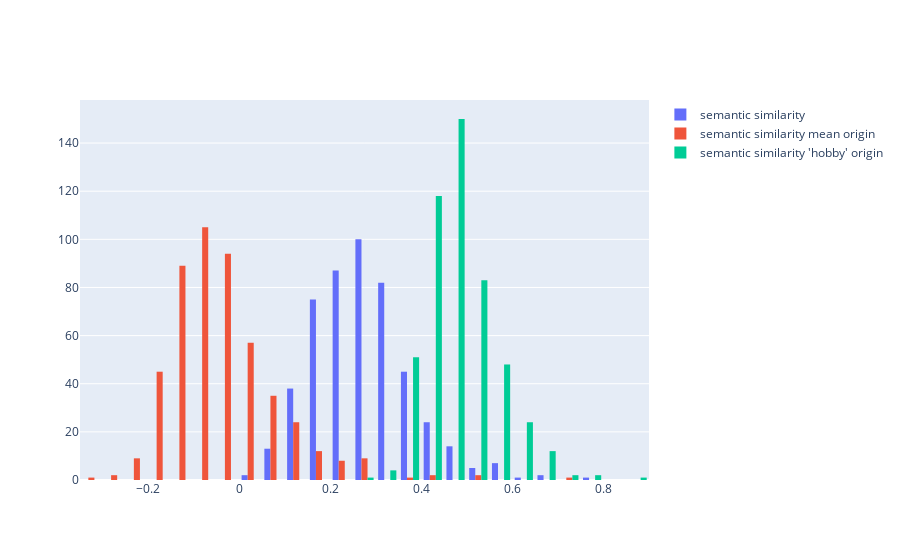

The notebook cell this image was saved under:
### Code cell
fig = go.Figure()
fig.add_trace(go.Histogram(x=dataset["semantic_similarity"],name="semantic similarity"))
fig.add_trace(go.Histogram(x=dataset["semantic_similarity_mean_origin"],name="semantic similarity mean origin"))
fig.add_trace(go.Histogram(x=dataset["semantic_similarity_hobby_origin"],name="semantic similarity 'hobby' origin"))
fig.show()

### Figure 1 — Plotly figure (JSON) as saved in the notebook; plotly's stock layout.template omitted (floating-point values rounded to 4 significant figures; data arrays with more than 128 entries replaced by an {"elided": "..."} marker saying what was removed)
{"data": [{"name": "semantic similarity", "type": "histogram", "x": {"elided": "496 float values"}}, {"name": "semantic similarity mean origin", "type": "histogram", "x": {"elided": "496 float values"}}, {"name": "semantic similarity 'hobby' origin", "type": "histogram", "x": {"elided": "496 float values"}}], "layout": {}}
